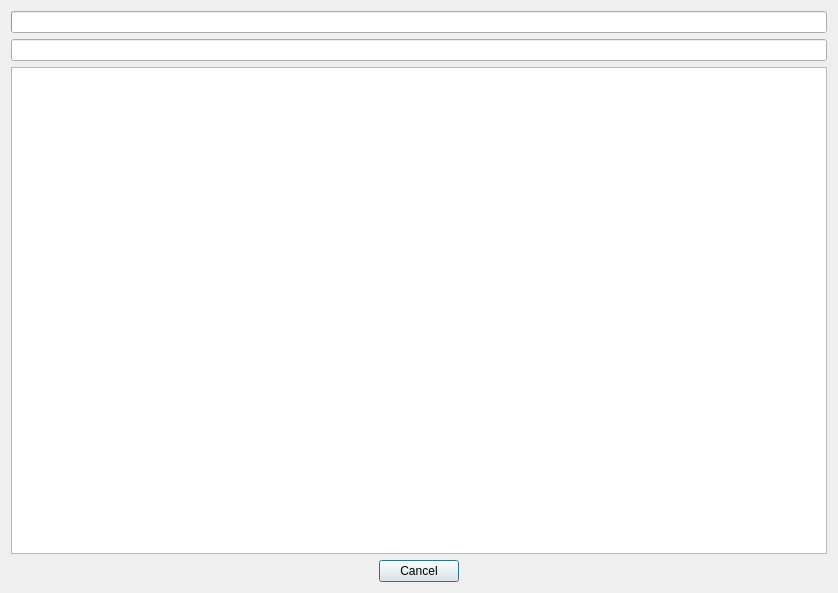
<?xml version="1.0" encoding="UTF-8"?>
<ui version="4.0">
 <class>TestingDialog</class>
 <widget class="QDialog" name="TestingDialog">
  <property name="geometry">
   <rect>
    <x>0</x>
    <y>0</y>
    <width>838</width>
    <height>593</height>
   </rect>
  </property>
  <property name="windowTitle">
   <string>Процесс тестирования</string>
  </property>
  <layout class="QVBoxLayout" name="verticalLayout">
   <item>
    <widget class="QProgressBar" name="test_progress_bar">
     <property name="format">
      <string>%v/%m</string>
     </property>
    </widget>
   </item>
   <item>
    <widget class="QLineEdit" name="test_name_line_edit">
     <property name="focusPolicy">
      <enum>Qt::NoFocus</enum>
     </property>
     <property name="alignment">
      <set>Qt::AlignCenter</set>
     </property>
     <property name="readOnly">
      <bool>true</bool>
     </property>
    </widget>
   </item>
   <item>
    <widget class="QPlainTextEdit" name="log_plain_text_edit">
     <property name="undoRedoEnabled">
      <bool>false</bool>
     </property>
     <property name="readOnly">
      <bool>true</bool>
     </property>
    </widget>
   </item>
   <item>
    <widget class="QDialogButtonBox" name="dialog_button_box">
     <property name="orientation">
      <enum>Qt::Horizontal</enum>
     </property>
     <property name="standardButtons">
      <set>QDialogButtonBox::Cancel</set>
     </property>
     <property name="centerButtons">
      <bool>true</bool>
     </property>
    </widget>
   </item>
  </layout>
 </widget>
 <tabstops>
  <tabstop>log_plain_text_edit</tabstop>
 </tabstops>
 <resources/>
 <connections>
  <connection>
   <sender>dialog_button_box</sender>
   <signal>accepted()</signal>
   <receiver>TestingDialog</receiver>
   <slot>accept()</slot>
   <hints>
    <hint type="sourcelabel">
     <x>227</x>
     <y>574</y>
    </hint>
    <hint type="destinationlabel">
     <x>157</x>
     <y>274</y>
    </hint>
   </hints>
  </connection>
  <connection>
   <sender>dialog_button_box</sender>
   <signal>rejected()</signal>
   <receiver>TestingDialog</receiver>
   <slot>reject()</slot>
   <hints>
    <hint type="sourcelabel">
     <x>295</x>
     <y>580</y>
    </hint>
    <hint type="destinationlabel">
     <x>286</x>
     <y>274</y>
    </hint>
   </hints>
  </connection>
 </connections>
</ui>
